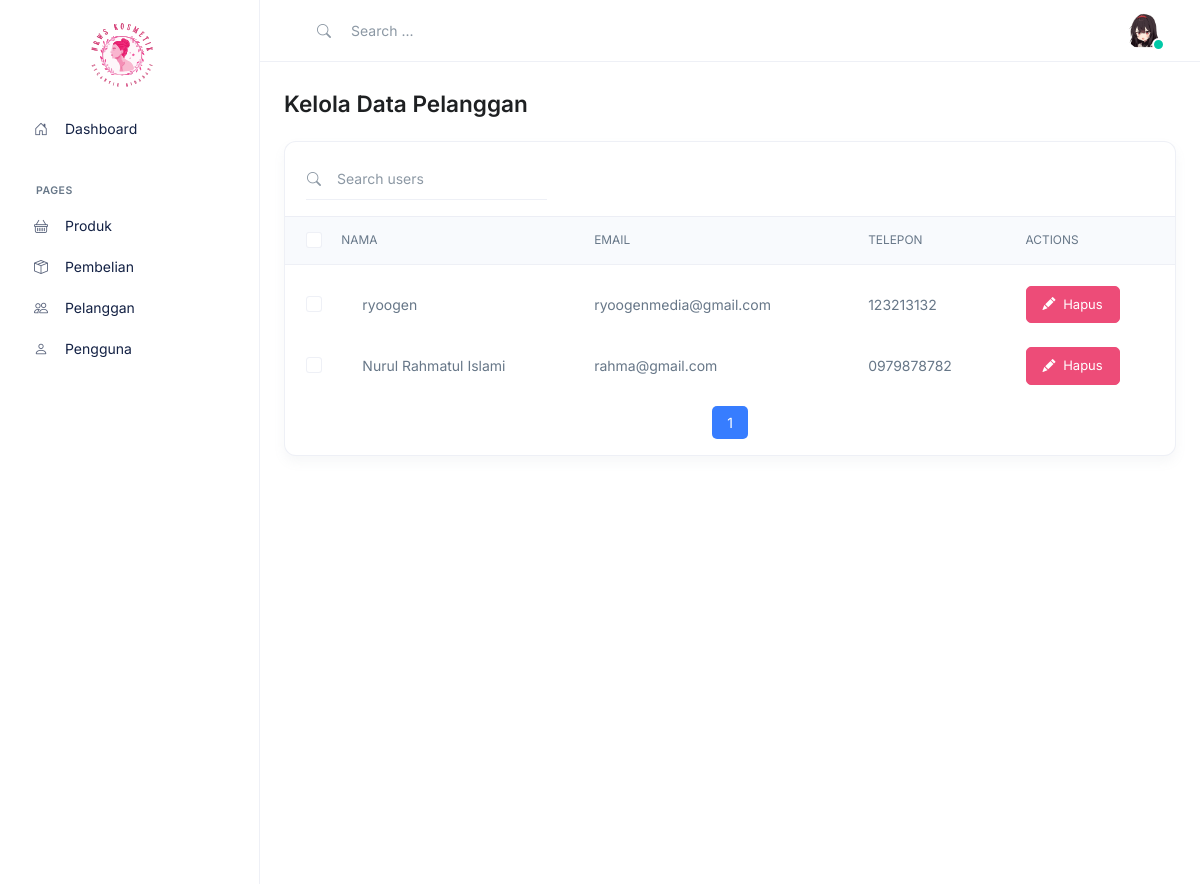
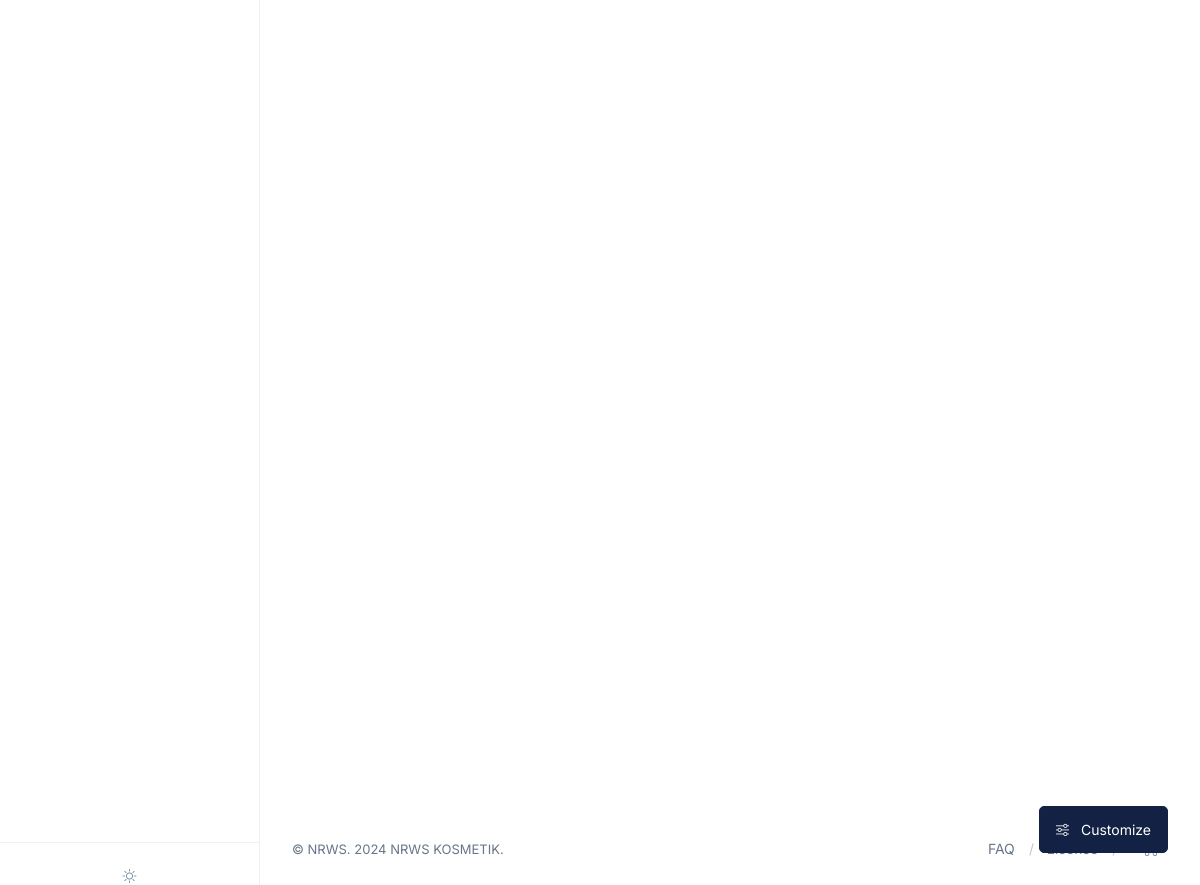
Screenshot of /admin/index.php?halaman=pelanggan (signed in) with the database file from the repository (2 pictures, top to bottom).
### tables this page shows
CREATE TABLE `pelanggan` (
  `id_pelanggan` int NOT NULL,
  `email_pelanggan` varchar(100) NOT NULL,
  `password_pelanggan` varchar(50) NOT NULL,
  `nama_pelanggan` varchar(100) NOT NULL,
  `telepon_pelanggan` varchar(25) NOT NULL,
  `alamat_pelanggan` text NOT NULL
);

### admin/pelanggan.php (the view, shortened to what this page needs)
<?php
include '../koneksi.php';
?>
<body class="has-navbar-vertical-aside navbar-vertical-aside-show-xl footer-offset" style="opacity: 1;">
<div class="content container-fluid">
        <div class="row align-items-center mb-3">
            <div class="col-sm mb-2 mb-sm-0">
                <h1 class="page-header-title">Kelola Data Pelanggan</h1>
            </div>
        </div>
    <div class="card">
        <div class="card-header card-header-content-md-between">
            <div class="mb-2 mb-md-0">
                <form>
                    <div class="input-group input-group-merge input-group-flush">
                        <div class="input-group-prepend input-group-text">
                            <i class="bi-search"></i>
                        </div>
                        <input id="datatableSearch" type="search" class="form-control" placeholder="Search users" aria-label="Search users">
                    </div>
                </form>
            </div>
        </div>
        <div class="table-responsive datatable-custom">
            <table id="datatable" class="table table-borderless table-thead-bordered table-nowrap table-align-middle card-table">
                <thead class="thead-light">
                    <tr role="row">
                        <th scope="col" class="table-column-pe-0">
                            <div class="form-check">
                                <input class="form-check-input" type="checkbox" value="" id="datatableCheckAll">
                            </div>
                        </th>
                        <th class="table-column-ps-0">Nama</th>
                        <th>Email</th>
                        <th>Telepon</th>
                        <th>Actions</th>
                    </tr>
                </thead>
                <tbody>
				<?php $ambil=$koneksi->query("SELECT * FROM pelanggan"); ?>
				<?php while ($pecah = $ambil->fetch_assoc()){ ?>
                    <tr role="row" class="odd">
                        <td class="table-column-pe-0">
                            <div class="form-check">
                                <input class="form-check-input" type="checkbox" value="" id="datatableCheckAll1">
                            </div>
                        </td>
                        <td><?php echo $pecah['nama_pelanggan']; ?></td>
                        <td><?php echo $pecah['email_pelanggan']; ?></td>
                        <td><?php echo $pecah['telepon_pelanggan']; ?></td>
                        <td>
                            <div class="btn-group" role="group">
                                <a class="btn btn-danger btn-sm" href="hapuspelanggan.php?id=<?php echo $pecah['id_pelanggan']; ?>" onclick="return confirm('Apakah Anda yakin ingin menghapus data ini?');">
                                    <i class="bi-pencil-fill me-1"></i> Hapus
                                </a>
                            </div>
                        </td>
                    </tr>
                    <?php } ?>
                </tbody>
            </table>
            <nav aria-label="Page navigation">
                <ul id="pagination" class="pagination justify-content-center">
                </ul>
            </nav>
        </div>
    </div>
</div>
</body>

### admin/index.php (style rules this page uses)
* { transition: unset !important; }
body { opacity: 0; }

### rows the page displays
pelanggan: nama_pelanggan "ryoogen", email_pelanggan "ryoogenmedia@gmail.com", telepon_pelanggan "123213132"
pelanggan: nama_pelanggan "Nurul Rahmatul Islami", email_pelanggan "rahma@gmail.com", telepon_pelanggan "0979878782"
